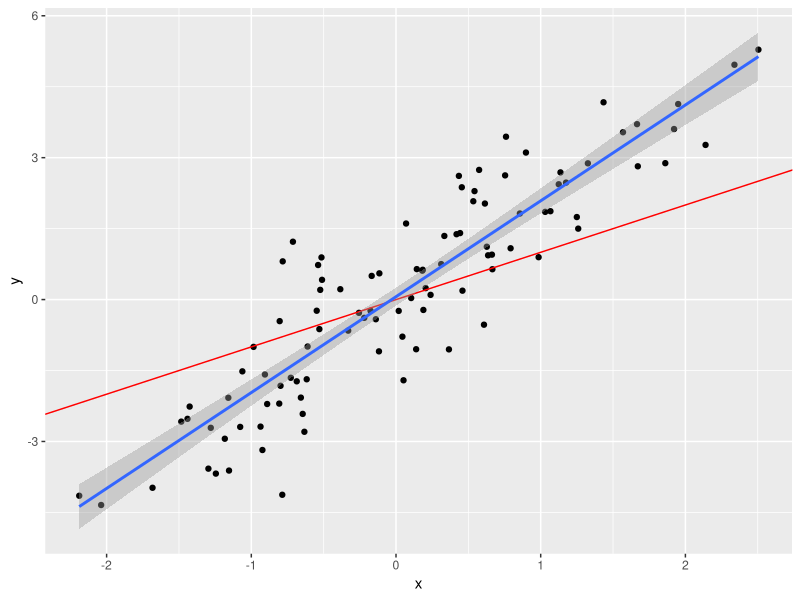

R code for this plot:
## ---- chunk 1
knitr::opts_chunk$set(echo = FALSE)

library(DiagrammeR)
library(ggplot2)
## ---- chunk 2
#| echo: true
library(ggplot2)
set.seed(1981981)
x <- rnorm(100)
y <- 2*x + rnorm(100)
ggplot(data=NULL, aes(x=x,y=y)) + geom_point() + 
geom_abline(b=2, colour="red") + stat_smooth(method="lm")
